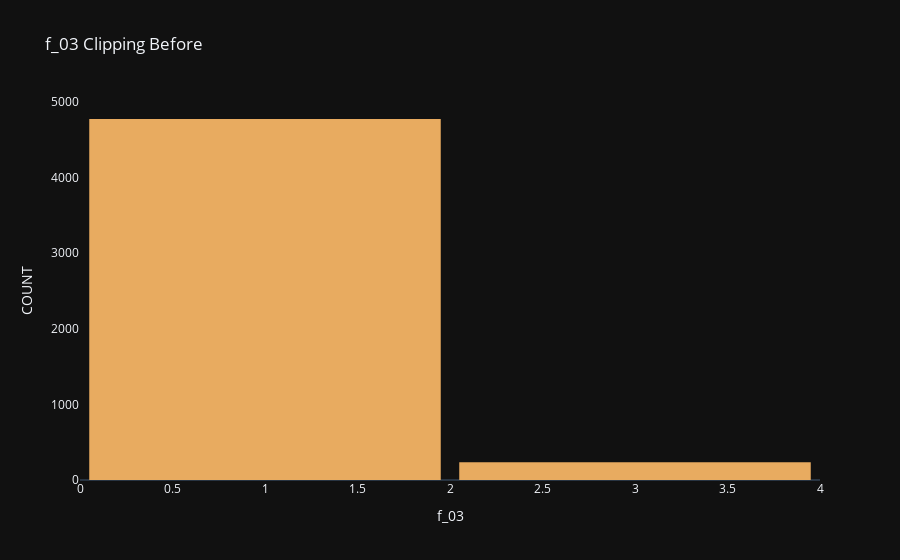

Notebook source saved alongside this figure:
### Code cell
import plotly.graph_objects as go

fig = go.Figure()
fig.add_trace(go.Histogram(
    x = before_f_03,
    xbins=dict( # bins used for histogram
        start=0,
        end=200,
        size=2
    ),
    marker_color='#e8ab60',
    opacity=1
))

fig.update_layout(
    title_text='f_03 Clipping Before',
    xaxis_title_text='f_03',
    yaxis_title_text='COUNT', 
    bargap=0.05, # gap between bars of adjacent location coordinates
    xaxis =  {'showgrid': False },
    yaxis = {'showgrid': False },
    template = 'plotly_dark'
)

fig.show()

### Figure 1 — Plotly figure (JSON) as saved in the notebook; plotly's stock layout.template omitted (floating-point values rounded to 4 significant figures; data arrays with more than 128 entries replaced by an {"elided": "..."} marker saying what was removed)
{"data": [{"marker": {"color": "#e8ab60"}, "opacity": 1, "type": "histogram", "x": {"elided": "10000 float values"}, "xbins": {"end": 200, "size": 2, "start": 0}}], "layout": {"bargap": 0.05, "title": {"text": "f_03 Clipping Before"}, "xaxis": {"showgrid": false, "title": {"text": "f_03"}}, "yaxis": {"showgrid": false, "title": {"text": "COUNT"}}}}
